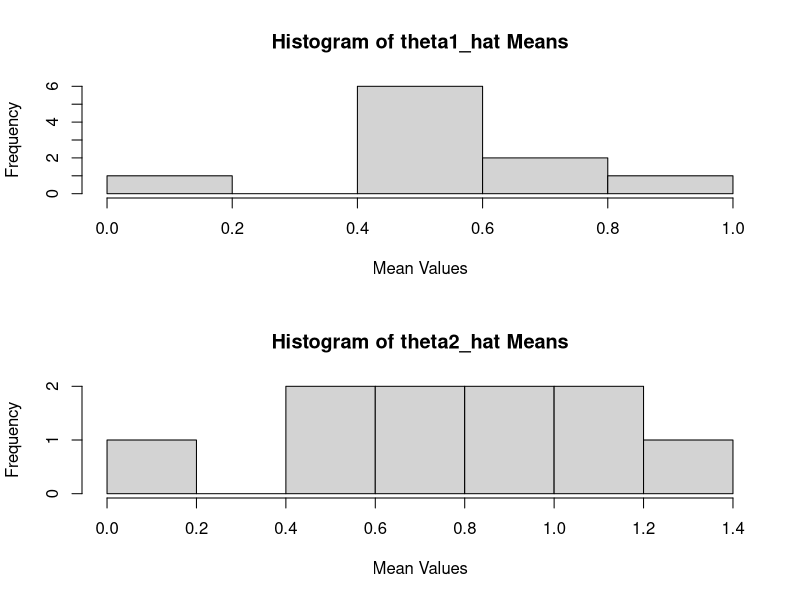
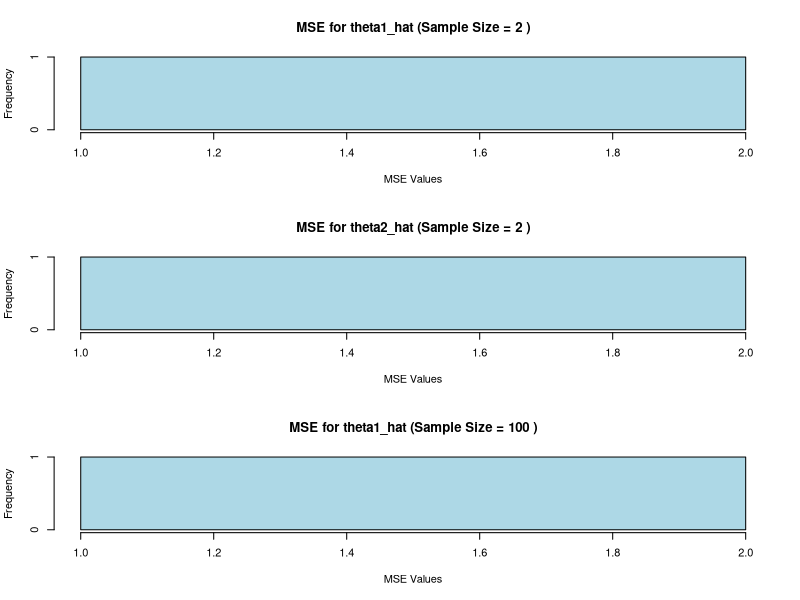
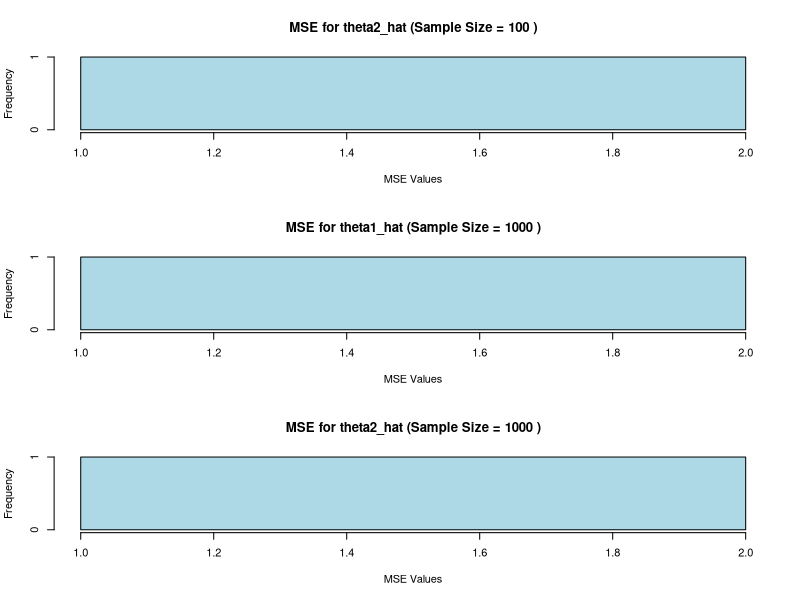

These charts were generated, in order, by the following R code:

#Excercise 1

rm(list=ls())

# Set the seed for reproducibility

set.seed(111)

# Initialize vectors to store the simulated means
theta1_hat_val <- numeric(10)
theta2_hat_val <- numeric(10)

# Simulate the process 10 times
for (i in 1:10) {
  # Generate a random sample of size two from a uniform distribution
  U <- runif(2, min = 0, max = 1)
  
  # Calculate theta1_hat and theta2_hat
  theta1_hat <- max(U)
  mean_sample <- mean(U)
  theta2_hat <- 2 * mean_sample
  
  # Store the calculated values in the vectors
  theta1_hat_val[i] <- theta1_hat
  theta2_hat_val[i] <- theta2_hat
}

# Calculate the mean of all theta1_hat and theta2_hat values
mean_theta1_hat <- mean(theta1_hat_val)
mean_theta2_hat <- mean(theta2_hat_val)


# Plot histograms for the means of theta1_hat and theta2_hat
par(mfrow = c(2, 1))  # Set up a 2x1 plot layout
hist(theta1_hat_val, main = "Histogram of theta1_hat Means", xlab = "Mean Values")
hist(theta2_hat_val, main = "Histogram of theta2_hat Means", xlab = "Mean Values")





#Exercise 2

# Function to simulate and calculate MSE for different sample sizes
simulate_mse <- function(n, S) { 
  # Set the seed for reproducibility
  set.seed(111)

  
  # Initialize vectors to store the quadratic loss
  loss_theta1_hat <- numeric(S)
  loss_theta2_hat <- numeric(S)

  
  # True value of theta
  true_theta <- 2

  
  for (i in 1:S) {
    # Generate a random sample of the specified size from a uniform distribution
    U <- runif(n, min = 0, max = 1)

    # Calculate theta1_hat and theta2_hat
    theta1_hat <- max(U)
    mean_sample <- mean(U)
    theta2_hat <- 2 * mean_sample

    # Calculate the quadratic loss function
    loss_theta1_hat[i] <- (theta1_hat - true_theta)^2
    loss_theta2_hat[i] <- (theta2_hat - true_theta)^2
  }
  # Calculate the mean squared error for theta1_hat and theta2_hat
  mse_theta1_hat <- mean(loss_theta1_hat)
  mse_theta2_hat <- mean(loss_theta2_hat)
  
  # Return the mean squared error values
  return(list(mse_theta1_hat, mse_theta2_hat))
}

# Specify the sample sizes and number of simulations
sample_sizes <- c(2, 100, 1000)
S <- 10000

# Create an empty list to store MSE results
mse_results_list <- list()

# Simulate and calculate MSE for each sample size
for (n in sample_sizes) {
  mse_results <- simulate_mse(n, S)
  mse_results_list[[as.character(n)]] <- mse_results
}

# Plot histograms of MSE for each sample size
par(mfrow = c(3, 1))  # Set up a 3x1 plot layout
for (i in 1:length(sample_sizes)) {
  n <- sample_sizes[i]
  mse_results <- mse_results_list[[as.character(n)]]
  
  hist(mse_results[[1]], main = paste("MSE for theta1_hat (Sample Size =", n, ")"), xlab = "MSE Values", col = "lightblue")
  hist(mse_results[[2]], main = paste("MSE for theta2_hat (Sample Size =", n, ")"), xlab = "MSE Values", col = "lightblue")
}

